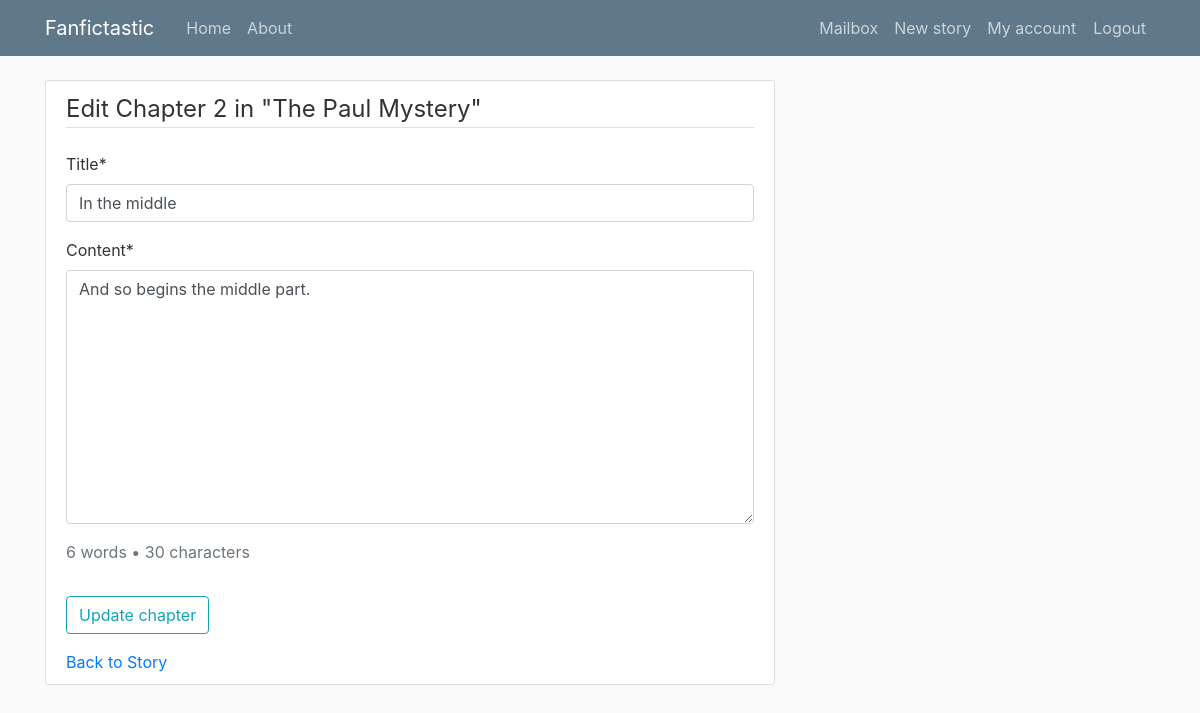
Page /5/chapter/8/update/ (signed in) on the earlier database version.
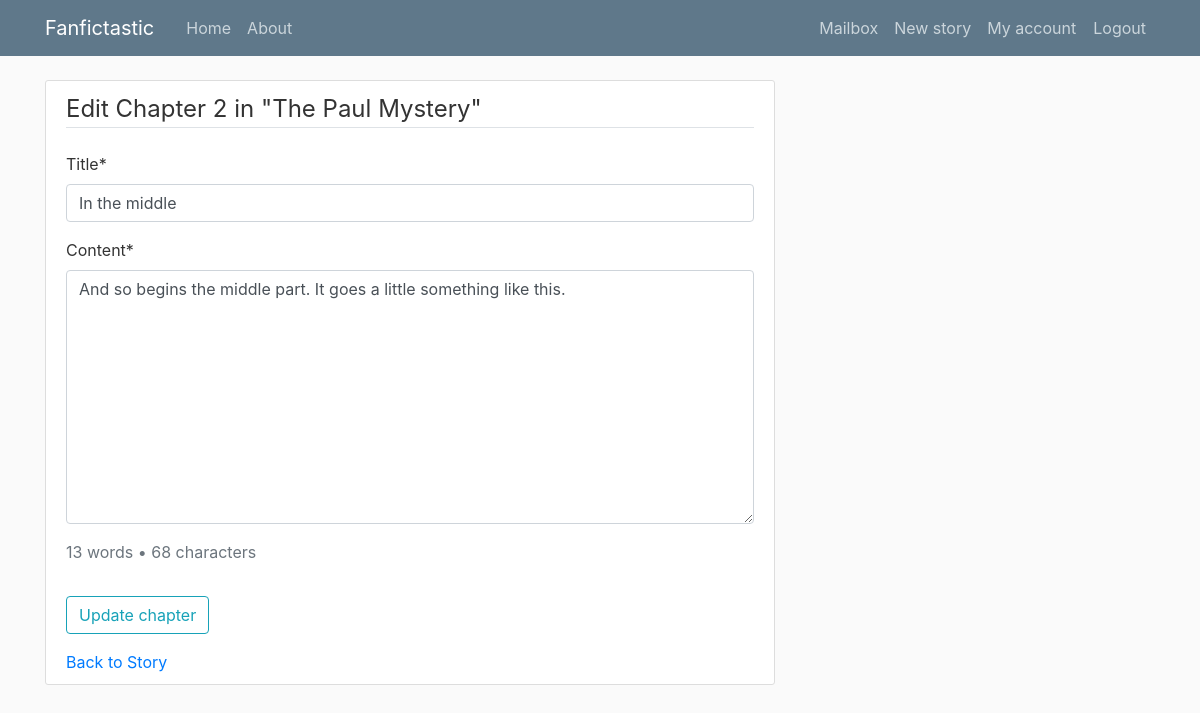
Same page on the later database version.
### stories/models.py (models this page shows, shortened)
class Chapter(models.Model):
    story = models.ForeignKey(
        Story,
        related_name='chapters',
        on_delete=models.CASCADE
    )
    title = models.CharField(max_length=100)
    content = models.TextField()
    number = models.PositiveIntegerField()
    date_published = models.DateTimeField(default=timezone.now)
    class Meta:
        ordering = ['number']
        unique_together = ('story', 'number')

### stories/views.py (the view, shortened to what this page needs)
# urls.py: path('<int:story_id>/chapter/<int:pk>/update/', UpdateChapter.as_view(), name='chapter-update'),
class UpdateChapter(LoginRequiredMixin, UserPassesTestMixin, UpdateView):
    model = Chapter
    form_class = ChapterForm
    template_name = 'stories/add_chapter.html'
    def get_context_data(self, **kwargs):
        context = super().get_context_data(**kwargs)
        context['story'] = self.object.story
        return context
    def test_func(self):
        chapter = self.get_object()
        return self.request.user == chapter.story.author

### stories/forms.py
class ChapterForm(forms.ModelForm):
    class Meta:
        model = Chapter
        fields = ['title', 'content', 'number']
        widgets = {
            'content': forms.Textarea(attrs={'rows': 10}),
        }

### stories/templates/stories/add_chapter.html (shortened to what this page needs)
{% extends "stories/base.html" %}
{% load static %}
{% load crispy_forms_tags %}
{% block content %}
<div class="content-section">
    <form method="POST">
        <fieldset class="form-group">
            <legend class="border-bottom mb-4">
                {% if form.instance.pk %}
                Edit Chapter {{ form.instance.number }} in "{{ story.title }}"
                {% else %}
                Add Chapter {{ form.initial.number }} to "{{ story.title }}"
                {% endif %}
            </legend>
            {{ form.title|as_crispy_field }}
            {{ form.content|as_crispy_field }}
            <div id="chapter-counter" class="text-muted mb-3">
            </div>
        </fieldset>
        <div class="form-group">
            <button class="btn btn-outline-info" type="submit">
                {% if form.instance.pk %}
                Update chapter
                {% else %}
                Add chapter
                {% endif %}
            </button>
        </div>
    </form>
    <a href="{% url 'story-detail' story.id %}">Back to Story</a>
</div>
{% endblock content %}

Differences in the rows shown:
changed Chapter "In the middle": content "And so begins the middle part." → "And so begins the middle part. It goes a little something like this."
Other differences:
text written by a page script: "6 words • 30 characters" → "13 words • 68 characters"
